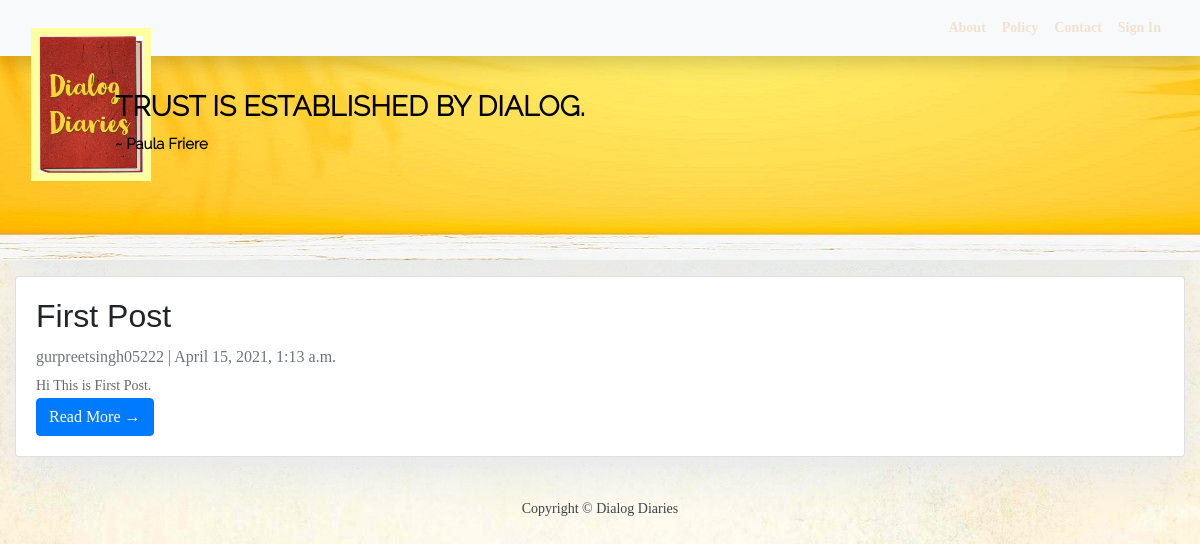
The page / on the database its author committed.
### blog/models.py (models this page shows, shortened)
class Post(models.Model):
    title = models.CharField(max_length=200, unique=True)
    slug = models.SlugField(max_length=200, unique=True)
    author = models.ForeignKey('auth.User', on_delete=models.CASCADE)
    updated_on = models.DateTimeField(auto_now=True)
    content = models.TextField()
    created_on = models.DateTimeField(auto_now_add=True)
    class Meta:
        ordering = ['-created_on']

### blog/views.py (the view)
# urls.py: path('', views.GetAllPosts.as_view(), name='home'),
class GetAllPosts(generic.ListView):
    queryset = Post.objects.order_by('-created_on')
    template_name = 'index.html'

### templates/index.html (shortened to what this page needs)
{% extends "base.html" %}
{% block content %}
<header class="masthead">
    <div class="container">
        <div class="row">
            <div class=" col-md-8 col-md-10 mx-auto">
                <div class="site-heading" >
                    <h3 class=" site-heading my-4 mt-3 text-white"> TRUST IS ESTABLISHED BY DIALOG. <br>
                        <span class="site-sub-heading">~ Paula Friere </span>
                    </h3>
                </div>
            </div>
        </div>
    </div>
</header>
<div class="container">
    <div class="row">
        <div class="col-md-12 mt-3 left">
            {% for post in post_list %}
            <div class="card mb-4">
                <div class="card-body">
                    <h2 class="card-title">{{ post.title }}</h2>
                    <p class="card-text text-muted h6">{{ post.author }} | {{ post.created_on}} </p>
                    <p class="card-text">{{post.content|slice:":200" }}</p>
                    <a href="{% url 'post_detail' post.slug  %}" class="btn btn-primary">Read More &rarr;</a>
                </div>
            </div>
            {% endfor %}
        </div>
    </div>
</div>
{%endblock%}

### blog/static/css/index.css (style rules this page uses)
body { font-family: "Roboto", sans-serif; font-size: 18px; background-color: #fdfdfd; background: url('../images/backgroundPage.jpg'); }
.card { box-shadow: 0 16px 48px #E3E7EB; }
.masthead { font-family: 'Raleway-Light' !important; background: url('../images/backgroundTitle.jpg') !important; height: 12em !important; }
.site-heading h3 { color : black !important; font-weight: bold; }
.site-sub-heading { font-size: 15px !important; }

### blog/static/css/base.css (style rules this page uses)
body { font-size: 17px; background-color: #fdfdfd; }
.masthead { background: #3398E1; height: auto; padding-bottom: 15px; box-shadow: 0 16px 48px #E3E7EB; padding-top: 10px; }

### blog/static/css/sign_in.css (style rules this page uses)
.card { display: inline-block; width: 100%; }

### blog/static/css/ContactCSS/main.css (style rules this page uses)
* { margin: 0px; padding: 0px; box-sizing: border-box; }
body, html { height: 100%; font-family: Poppins-Regular, sans-serif; }
a { font-family: Poppins-Regular; font-size: 14px; line-height: 1.7; color: #666666; margin: 0px; transition: all 0.4s; -webkit-transition: all 0.4s; -o-transition: all 0.4s; -moz-transition: all 0.4s; }
h1,h2,h3,h4,h5,h6 { margin: 0px; }
p { font-family: Poppins-Regular; font-size: 14px; line-height: 1.7; color: #666666; margin: 0px; }
.container { max-width: 1200px; }

### rows shown on the page
Post: title "First Post", author "gurpreetsingh05222", created_on "April 15, 2021, 1:13 a.m.", content "Hi This is First Post."
